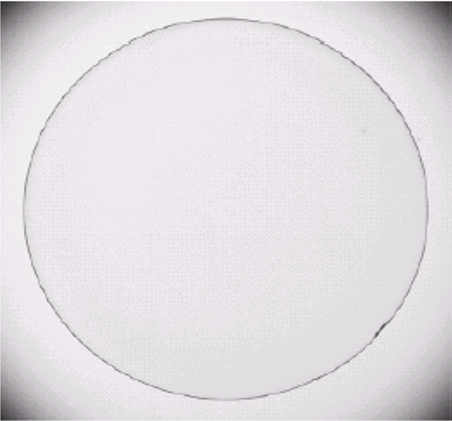
#> input picture canny.png, 452 x 421 px
$ python canny.py
#> lines starting #> are read from the running program, lines starting #| are printed output that depends on the picture
import cv2
import numpy as np
import matplotlib.pyplot as plt

# Read the image
image = cv2.imread('canny.png', cv2.IMREAD_GRAYSCALE)
#> image: shape (421, 452); min 34, max 254, mean 224.4

# Apply Gaussian blur to reduce noise
blurred = cv2.GaussianBlur(image, (5, 5), 0)

# Canny edge detection
edges = cv2.Canny(blurred, 100, 200)  # Adjust threshold values as needed
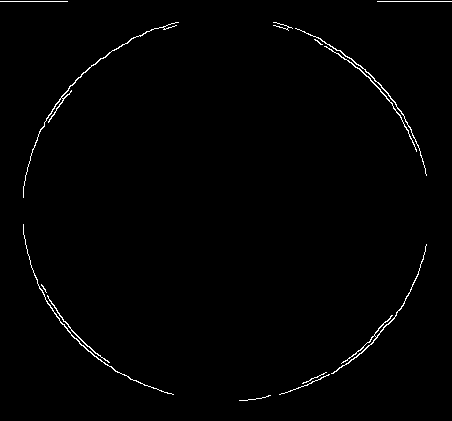
#> edges: shape (421, 452); 0.98% white in thin lines or dots

# Display the original image and edges
plt.figure(figsize=(10, 5))

plt.subplot(1, 2, 1)
plt.imshow(image, cmap='gray')
plt.title('Original Image')
plt.axis('off')

plt.subplot(1, 2, 2)
plt.imshow(edges, cmap='gray')
plt.title('Canny Edge Detection')
plt.axis('off')

plt.show()
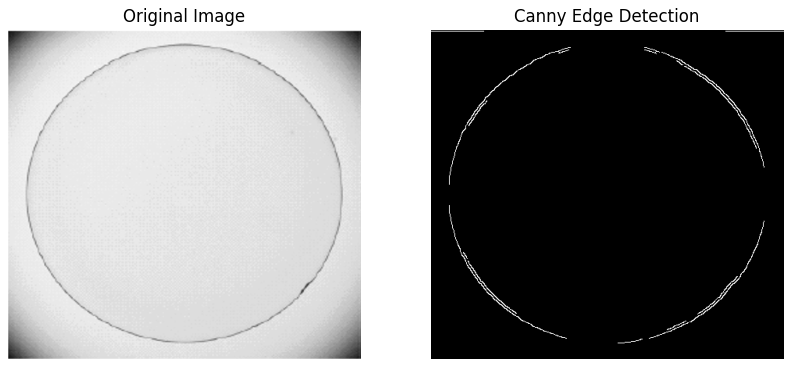
#> figure drawn by matplotlib, 2 panels
